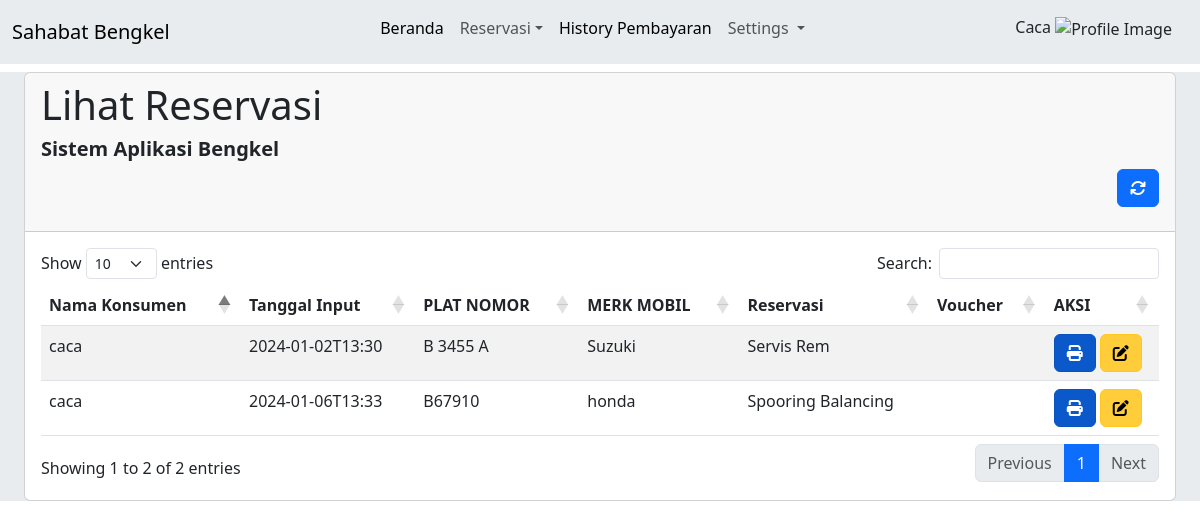
Screenshot of /view/reservasi/index.php?page=view&nama=caca (signed in) with the database file from the repository.
### tables this page shows
CREATE TABLE `profile` (
  `id` int(11) NOT NULL,
  `nama` varchar(255) NOT NULL,
  `telp_kon` varchar(16) NOT NULL,
  `alamat_kon` varchar(255) NOT NULL
);

CREATE TABLE `jadwal_konsumen` (
  `id` int(11) NOT NULL,
  `tanggal_input` varchar(64) DEFAULT NULL,
  `nama` varchar(255) NOT NULL,
  `plat_no` varchar(64) DEFAULT NULL,
  `merk_mobil` varchar(125) DEFAULT NULL,
  `reservasi` varchar(100) DEFAULT NULL,
  `nama_voucher` varchar(100) DEFAULT NULL
);

### view/reservasi/index.php (the view, shortened to what the rows shown need)
<!DOCTYPE html>
<html lang="en">
<head>
    <?php
        require_once("../tampilan/header.php");
        require_once("../../database/koneksi.php");
    ?>
</head>
<body>
    <div class="col-lg-12 col-xl-12 bg-body-secondary mt-2 mt-lg-2">
        <div class="container-fluid">
            <?php
                    if(isset($_GET["page"])){
                        if($_GET["page"] == "reservasi"){
                ?>
            <div class="d-flex justify-content-center align-items-center g-0 gap-0 flex-shrink-0">
                <div class="container-fluid">
                    <div class="card">
                        <div class="card-header">
                            <h3 class="card-title display-6">Reservasi</h3>
                            <h3 class="card-title fs-5 fw-semibold">Sistem Aplikasi Bengkel</h3>
                            <p class="text-end">
                                <a href="" type="button" class="btn btn-secondary" data-bs-toggle="modal"
                                    data-bs-target="#tambahreservasi" aria-controls="tambahreservasi">
                                    <i class="fas fa-calendar-times"></i>
                                    Reservasi Tanggal
                                </a>
                                <a href="index.php?page=reservasi&nama=<?=$_SESSION['nama']?>" class="btn btn-primary">
                                    <i class="fas fa-refresh"></i>
                                </a>
                            </p>
                            <div class="modal fade" id="tambahreservasi" tabindex="-1" aria-hidden="true">
                                <div class="col-md-9 col-lg-9 mx-auto py-5 py-lg-5">
                                    <div class="container-fluid">
                                        <div class="modal-dialog">
                                            <div class="modal-content">
                                                <div class="modal-header">
                                                    <h5 class="modal-title"><i class="fas fa-calendar-times"></i>
                                                        Reservasi
                                                    </h5>
                                                    <button type="button" class="btn-close"
                                                        data-bs-dismiss="modal"></button>
                                                </div>
                                                <div class="modal-body">
                                                    <form action="action/act-tambah.php" method="post">
                                                        <table class="table table-striped table-bordered">
                                                            <tr>
                                                                <td>Nama Konsumen</td>
                                                                <td>
                                                                    <input type="text" name="nama" class="form-control"
                                                                        value="<?=$_SESSION['nama']?>" require>
                                                                </td>
                                                            </tr>
                                                            <tr>
                                                                <td>PLAT NOMOR</td>
                                                                <td>
                                                                    <input type="text" name="plat_no"
                                                                        class="form-control" require>
                                                                </td>
                                                            </tr>
                                                            <tr>
                                                                <td>MERK MOBIL</td>
                                                                <td>
                                                                    <input type="text" name="merk_mobil"
                                                                        class="form-control" require>
                                                                </td>
                                                            </tr>
                                                            <tr>
                                                                <td>RESERVASI</td>
                                                                <td>
                                                                    <select name="reservasi" class="form-control"
                                                                        require>
                                                                        <option value="">Pilih Reservasi</option>
                                                                        <option value="Tune Up">Tune Up</option>
                                                                        <option value="Spooring Balancing">Spooring
                                                                            Balancing</option>
                                                                        <option value="Servis Rem">Servis Rem</option>
                                                                        <option value="Jasa Kuras Mesin">Jasa Kuras
                                                                            Mesin</option>
                                                                        <option value="Repair Body">Repair Body</option>
                                                                    </select>
                                                                </td>
                                                            </tr>
                                                            <tr>
                                                                <td>Voucher</td>
                                                                <td>
                                                                    <select name="voucher" class="form-control" require>
                                                                        <option value="">Pilih
                                                                            Voucher
                                                                        </option>
                                                                        <?php
                                                                                            $hasil = $koneksi->query("SELECT * FROM voucher");
                                                                                            $hasil->fetch_array();
                                                                                            foreach ($hasil as $isi) {
                                                                                                ?>
                                                                        <option
                                                                            value="<?php echo $isi["nama_voucher"] ?>">
                                                                            <?php echo $isi["nama_voucher"] ?>
                                                                        </option>
                                                                        <?php
                                                                                            }
                                                                                            ?>
                                                                    </select>
                                                                </td>
                                                            </tr>
                                                            <tr>
                                                                <td>Tanggal Input</td>
                                                                <td>
                                                                    <input type="datetime-local" name="tanggal_input"
                                                                        class="form-control" require>
                                                                </td>
                                                            </tr>
                                                        </table>
                                                        <div class="modal-footer">
                                                            <button type="submit" name="submited"
                                                                class="btn btn-primary">
                                                                <i class="fas fa-save"></i>
                                                                Insert Data</button>
                                                            <button type="button"
                                                                class="btn btn-light active text-black"
                                                                data-bs-dismiss="modal">Close</button>
                                                        </div>
                                                    </form>
                                                </div>
                                            </div>
                                        </div>
                                    </div>
                                </div>
                            </div>
                        </div>
                        <div class="card-body">
                            <div class="table-responsive-md table-responsive-lg flex-shrink-0 g-0 gap-0">
                                <table class="table table-striped" id="example1">
                                    <thead>
                                        <tr>
                                            <th>Nama Konsumen</th>
                                            <th>Tanggal Input</th>
                                            <th>PLAT NOMOR</th>
                                            <th>MERK MOBIL</th>
                                            <th>Reservasi</th>
                                            <th>Voucher</th>
                                        </tr>
                                    </thead>
                                    <tbody>
                                        <?php
                                            $nama = $_GET["nama"];
                                            $hasil = $c -> reservasi_konsumen($nama);
                                            foreach ($hasil as $isi) {
                                            ?>
                                        <tr>
                                            <td><?php echo $isi["nama"]; ?></td>
                                            <td><?php echo $isi["tanggal_input"]; ?></td>
                                            <td><?php echo $isi["plat_no"]; ?></td>
                                            <td><?php echo $isi["merk_mobil"]; ?></td>
                                            <td><?php echo $isi["reservasi"]; ?></td>
                                            <td><?php echo $isi["nama_voucher"]; ?></td>
                                        </tr>
                                        <?php
                                                }
                                            ?>
                                    </tbody>
                                </table>
                            </div>
                        </div>
                    </div>
                </div>
            </div>
            <?php
                        }else if($_GET["page"] == "view"){
                ?>
            <div class="d-flex justify-content-center align-items-center g-0 gap-0 flex-shrink-0">
                <div class="container-fluid">
                    <div class="card">
                        <div class="card-body">
                            <div class="table-responsive-md table-responsive-lg flex-shrink-0 g-0 gap-0">
                                <table class="table table-striped" id="example1">
                                    <thead>
                                        <tr>
                                            <th>Nama Konsumen</th>
                                            <th>Tanggal Input</th>
                                            <th>PLAT NOMOR</th>
                                            <th>MERK MOBIL</th>
                                            <th>Reservasi</th>
                                            <th>Voucher</th>
                                            <th>AKSI</th>
                                        </tr>
                                    </thead>
                                    <tbody>
                                        <?php
                                            $nama = $_GET["nama"];
                                            $hasil = $c -> reservasi_konsumen($nama);
                                            foreach ($hasil as $isi) {
                                            ?>
                                        <tr>
                                            <td><?php echo $isi["nama"]; ?></td>
                                            <td><?php echo $isi["tanggal_input"]; ?></td>
                                            <td><?php echo $isi["plat_no"]; ?></td>
                                            <td><?php echo $isi["merk_mobil"]; ?></td>
                                            <td><?php echo $isi["reservasi"]; ?></td>
                                            <td><?php echo $isi["nama_voucher"]; ?></td>
                                            <td>
                                                <a href="print.php?nama=<?=$isi['nama']?>&tanggal_input=<?=$isi["tanggal_input"]?>"
                                                    class="btn btn-primary active">
                                                    <i class="fas fa-print"></i>
                                                </a>
                                                <button type="button" class="btn btn-warning active"
                                                    data-bs-target="#edit<?=$isi["id"]?>" data-bs-toggle="modal">
                                                    <i class="fas fa-edit"></i>
                                                </button>
                                            </td>
                                        </tr>
                                        <?php
                                                }
                                            ?>
                                    </tbody>
                                </table>
                            </div>
                        </div>
                    </div>
                </div>
            </div>
            <?php
                        }
                    }else{
                        echo "<span class='text-center fs-3'>Error 404</span>";
                    }
                ?>
        </div>
    </div>
    <?php
        require_once("../tampilan/footer.php");
    ?>

### rows the page displays
profile: jadwal_konsumen.nama "caca", jadwal_konsumen.tanggal_input "2024-01-02T13:30", jadwal_konsumen.plat_no "B 3455 A", jadwal_konsumen.merk_mobil "Suzuki", jadwal_konsumen.reservasi "Servis Rem", jadwal_konsumen.tanggal_input "2024-01-06T13:33", jadwal_konsumen.plat_no "B67910", jadwal_konsumen.merk_mobil "honda", jadwal_konsumen.reservasi "Spooring Balancing"

### other values shown
$_SESSION["nama"] "Caca"
